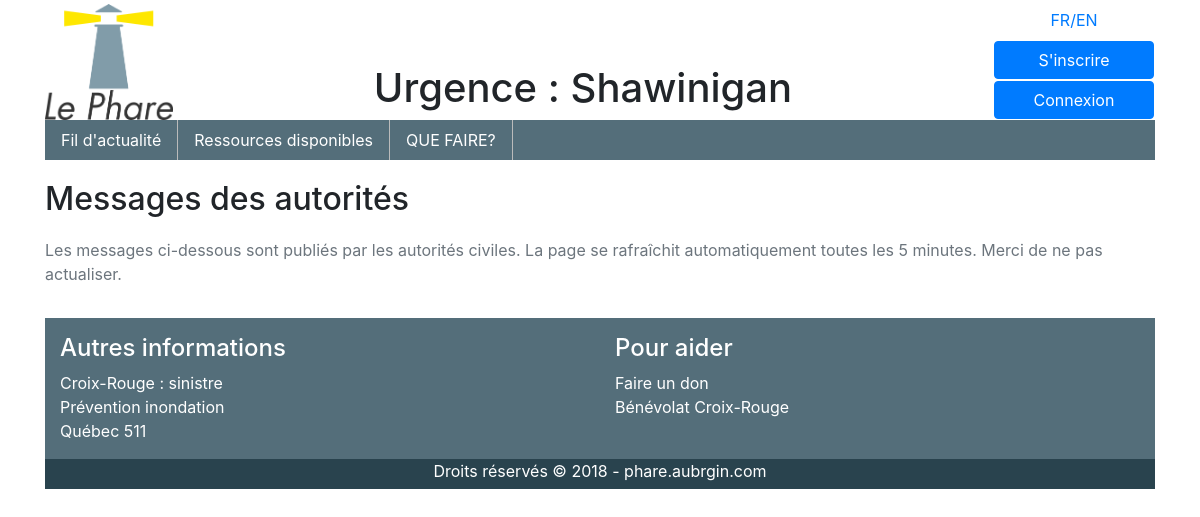
/flux/, run on an earlier commit of the app's database.
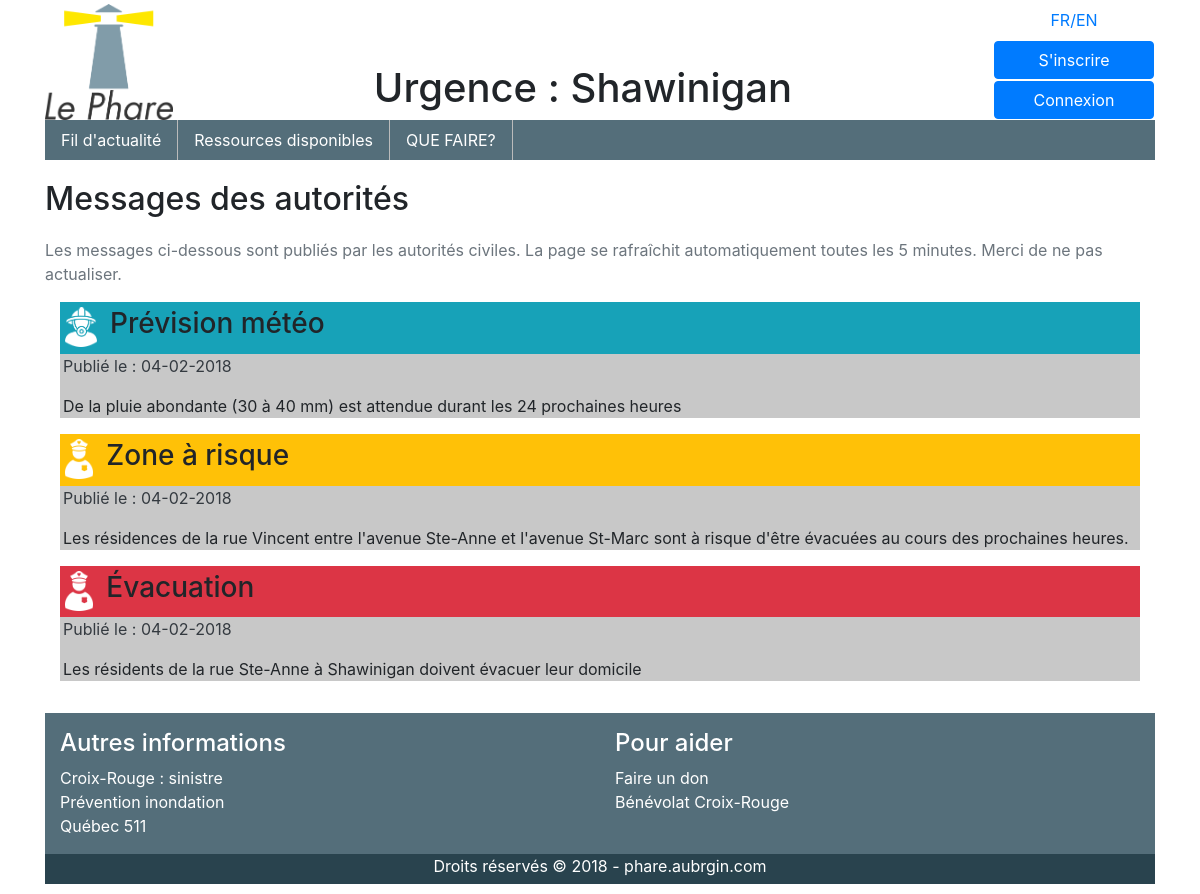
And on a later commit of the database.
### flux/models.py (models this page shows)
class Message(models.Model):
    auteur = models.CharField(max_length=18)
    horodatage = models.DateTimeField(auto_now=True)
    titre_fr = models.CharField(max_length=20)
    titre_en = models.CharField(max_length=20)
    message_fr = models.TextField()
    message_en = models.TextField()
    type_message = models.CharField(max_length=1, choices=TYPE_MESSAGE)

### flux/views.py (the view)
# urls.py: path('', views.tous_messages, name="flux"),
def tous_messages(request):
    messages = Message.objects.order_by('-horodatage')[:10]
    context = RequestContext(request)
    context_dict = {'messages': messages, 'langue': request.LANGUAGE_CODE}
    return render_to_response('tous_messages.html', context_dict, context)

### flux/templates/tous_messages.html (shortened to what this page needs)
{% extends 'flux.html' %}
{% load i18n %}
{% load staticfiles %}
{% block content %}
	<h2>{% trans 'Messages des autorités' %}</h2>
	<p class="text-secondary">{% trans 'Les messages ci-dessous sont publiés par les autorités civiles. La page se rafraîchit automatiquement toutes les 5 minutes. Merci de ne pas actualiser.' %}</p>
	{% for message in messages %}
		<div class=row">
			<div class="col-12 message">
				<div class="message_titre
					{% if message.type_message == "u" %}
						bg-danger
					{% elif message.type_message == "n" %}
						bg-warning
					{% else %}
						bg-info
					{% endif %}
				">
					<div class="message_icone">
						<img src="
							{% if message.auteur == "pompiers" %}
								{% static 'flux/images/pompiers.png' %}
							{% elif message.auteur == "securite" %}
								{% static 'flux/images/securite.png' %}
							{% elif message.auteur == "police" %}
								{% static 'flux/images/polices.png' %}
							{% endif %}"
						class="img-fluid float-left"/>
					</div>
					<h3>
					{% if langue == "en" %}
						{{ message.titre_en }}
					{% else %}
						{{ message.titre_fr }}
					{% endif %}
					</h3>
				</div>
				<div class="message_contenu">
					<p class="text-dark">
						{% trans 'Publié le : ' %}{{ message.horodatage|date:'d-m-Y'}}
					</p>
					<p>
						{% if langue == "en" %}
							{{ message.message_en }}
						{% else %}
							{{ message.message_fr }}
						{% endif %}
					</p>
				</div>
			</div>
		</div>
	{% endfor %}
{% endblock %}

### flux/templates/flux.html
{% extends "base.html" %}
{% load staticfiles %}
{% block stylesheets %}
	<link rel="stylesheet" href="{% static 'flux/css/flux.css' %}" type="text/css" />
{% endblock %}

### templates/base.html (shortened to what this page needs)
<!DOCTYPE html>
<html>
	{% load i18n %}
	{% load staticfiles %}
	{% get_current_language as LANGUAGE_CODE %}
	<head>
		<link rel="stylesheet" href="{% static 'css/bootstrap.min.css' %}" type = "text/css"/>
		<link rel="stylesheet" href="{% static 'css/bootstrap-grid.min.css' %}" type = "text/css"/>
		<link rel="stylesheet" href="{% static 'css/bootstrap-reboot.min.css' %}" type = "text/css"/>
		<link rel="stylesheet" href="{% static 'css/global-style.css' %}" type = "text/css"/>
		<link rel="stylesheet" href="{% static 'css/tether.min.css' %}" type="text/css" />
		<link rel="stylesheet" href="{% static 'css/tether-theme-arrows.min.css' %}" type="text/css" />
		<link rel="stylesheet" href="{% static 'css/tether-theme-arrows-dark.min.css' %}" type="text/css" />
		<link rel="stylesheet" href="{% static 'css/tether-theme-basic.min.css' %}" type="text/css" />
		<link rel="stylesheet" href="https://maxcdn.bootstrapcdn.com/bootstrap/4.0.0/css/bootstrap.min.css">
		{% block stylesheets %}
		{% endblock %}
	</head>
	<body>
	<div class="flex-container">
		{% include 'en_tete.html' %}
		{% include 'menu.html' %}
		<div class="container" id="contenu">
			{% block content %}
			{% endblock %}
		</div>
		{% include 'pied_page.html' %}
	</body>
</html>

### templates/en_tete.html (shortened to what this page needs)
{% load i18n %}
{% load staticfiles %}
<header>
	<div class="container flex-container">
        <div>
            <a href='/'>
                <img src="{% static 'images/enTete.png' %}" alt="Icône phare" id="entete-img"/>
            </a>
        </div>
        <div id="ent_titre">
            <h1>{% trans 'Urgence : Shawinigan' %}</h1>
        </div>
        <div class="btn-group-vertical">
            <form action="{% url 'set_language' %}" method="post">
                <button type="submit" class="btn btn-link" id="echange_langue">FR/EN</button>
            </form>
			{% if user.is_authenticated %}
            <span id="user_id">{{ user.username }} </span>
            <form action="{% url 'logout' %}">
                    <button class="btn btn-primary" id="btn_deco">{% trans 'Déconnexion' %}</button>
            </form>
			{% else %}
            <a href="/signup">
                    <button class="btn btn-primary" id="btn_inscription">{% trans "S'inscrire" %}</button>
            </a>
            <form action="{% url 'login' %}">
                    <button class="btn btn-primary" id="btn_conf1">{% trans 'Connexion' %}</button>
            </form>
			{% endif %}
        </div>
        </div>
    </div>

### templates/menu.html (shortened to what this page needs)
{% load i18n %}
<nav>
    <div class="container flex-container">
        <ul>
            <li><a href="{% url 'flux' %}">{% trans "Fil d'actualité" %}</a></li>
            <li><a href="{% url 'choix_ressource' %}">{% trans 'Ressources disponibles' %}</a></li>
            <li><a href="{% url 'quefaire' %}">{% trans 'QUE FAIRE?' %}</a></li>
        </ul>
    </div>
</nav>

### templates/pied_page.html (shortened to what this page needs)
{% load i18n %}
{% load staticfiles %}
<footer class="container">
    <div class="container" id="pp_info">
        <div class="row">
          <div class="col-sm-6">
            <div class="footer-pad">
              <h4>{% trans 'Autres informations' %}</h4>
              <ul class="list-unstyled">
                <li><a href="http://www.croixrouge.ca/nos-champs-d-action/urgences-et-catastrophes-au-canada/votre-maison-et-votre-famille/sinistres-individuels-infographie">{% trans 'Croix-Rouge : sinistre' %}</a></li>
                <li><a href="https://www.canada.ca/fr/campagne/prevention-inondation.html">{% trans 'Prévention inondation' %}</a></li>
                <li><a href="http://www.quebec511.info/fr/default.aspx">Québec 511</a></li>
              </ul>
            </div>
          </div>
          <div class="col-sm-6">
            <div class="footer-pad">
              <h4>{% trans 'Pour aider' %}</h4>
              <ul class="list-unstyled">
                <li><a href="http://www.croixrouge.ca/faites-un-don/appel/faites-un-don-au-fonds-de-la-croix-rouge-canadienne#f45810d4-6631-44a4-be1e-e58c3f2a0bf7">{% trans 'Faire un don' %}</a></li>
                <li><a href="http://www.croixrouge.ca/benevolat">{% trans 'Bénévolat Croix-Rouge' %}</a></li>
              </ul>
            </div>
          </div>
        </div>
    </div>
    <div class="container" id="pp_signature">
      <div class="row">
        <div class="col-sm-12">
          <p>{% trans 'Droits réservés' %} &copy; 2018 - <a href="http://phare.aubrgin.com"> phare.aubrgin.com </a></p>
        </div>
      </div>
    </div>
</footer>

### static/css/global-style.css (style rules this page uses)
body>div { display: flex; flex-flow: column nowrap; justify-content: space-between; align-items: stretch; }
header>div { display: flex; flex-flow: row nowrap; justify-content: space-between; align-items: flex-end; }
#entete-img { width: 128px; }
.btn-group-vertical button { margin:1px; }
h2 { margin-top: 20px !important; margin-bottom: 20px !important; }
nav ul { list-style-type: none; margin: 0; padding: 0; background-color: #546e7a; overflow: hidden; }
nav li { float: left; padding: 0; margin: 0; border-right: 1px solid #bbb; text-decoration: none; }
nav li a { display: block; color: white; padding: 8px 16px; text-decoration: none; }
#echange_langue, #btn_deco, #user_id, #btn_conf1, #btn_conf2,#btn_conf3, #btn_inscription, #btn_MAJ { width:10em; }
#pp_info { background-color:#546e7a; color:white; padding-top:1em; margin-top:1em; }
#pp_info a, #pp_signature a { color:white; }
#pp_signature, #pp_signature a { background-color:#29434e; width:100%; height:30px; text-align:center; color:white; }

### flux/static/flux/css/flux.css (style rules this page uses)
div.message { margin-bottom:15px; }
div.message_titre { padding : 5px; }
div.message_titre h3 { margin-left: 10pt; }
div.message_icone { max-width: 50px; max-height: 50px; }
div.message_icone img { max-height: 40px; }
div.message_titre h3 { display: inline-block; }
div.message_contenu { background-color : rgb(200, 200, 200); padding-left: 3px; }

What changed in the data, as far as the page shows it:
added Message: titre_fr "Prévision météo", horodatage "04-02-2018", message_fr "De la pluie abondante (30 à 40 mm) est attendue durant les 24 prochaines heures", type_message "i" (drawn)
added Message: titre_fr "Zone à risque", horodatage "04-02-2018", message_fr "Les résidences de la rue Vincent entre l'avenue Ste-Anne et l'avenue St-Marc sont à risque d'être évacuées au cours des prochaines heures.", type_message "n" (drawn)
added Message: titre_fr "Évacuation", horodatage "04-02-2018", message_fr "Les résidents de la rue Ste-Anne à Shawinigan doivent évacuer leur domicile", type_message "u" (drawn)
